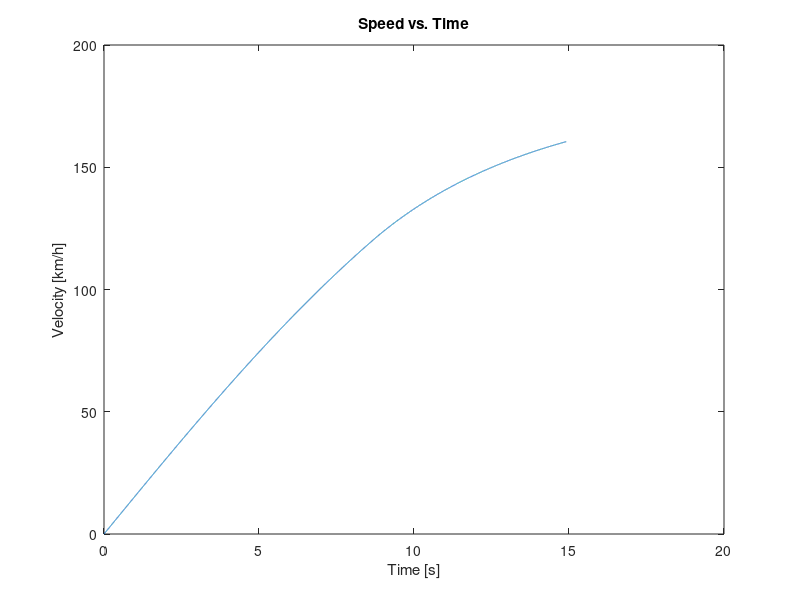

The MATLAB script that drew this image: (Note: this script raises an error after producing the figure.)
%% Time it takes for electric motorcycle to go 1/4 mile

%% Constants
raceDist = 0.25; % miles
raceDist = raceDist*1.60934*1000; % meters
g = 9.81;
thetag = 0; % assume perfectly flat ground

%% Chassis Specs (Honda 2005/2006 VTX1300)
dryWeight = 669; % lbs
passengerWeight = 150; % lbs
meq = dryWeight+passengerWeight; % lbs
meq = meq*0.453592; % kg
A = 29.66; % nt
C = 0.0317; % nt/(km/hr)^2
C = C*3.6*3.6; % nt/(m/s)^2
B = 0; % EPA parameters list does not include B parameter
wheelDiameter = 17; % inches
rw = 0.5*wheelDiameter*0.0254; % meters 
Ngb = 3;
ngb = 0.9;

%% EMRAX 208 SM Motor Specs
ratedSpeed = 4410/Ngb; % RPM
ratedSpeed = rw*2*pi/60*ratedSpeed; % m/s
ratedTorque = 130; % Newton meters
ratedPower = 60000; % Watts 
Jax = 2.4e-6; % kg.m^2

%%Initialize Quarter Mile Simulation
% torque = zeros();
% power = zeros();
% time = zeros();
% v = zeros();

dt = 0.001;
time(1) = 0; %Initial time (s)
v(1) = 0; %Initial speed (m/s)
distance = 0; %Initial distance travelled (m)
i = 1;



while(distance < raceDist)
    if(v(i) < ratedSpeed) %Below rated speed, constant torque mode
        v(i+1) = v(i) + (Ngb*ngb*ratedTorque - rw*(A+C*(v(i))^2))*(1/(rw*meq+Jax/rw))*dt;
         torque(i+1) = ratedTorque;
         power(i+1) = ratedTorque*v(i+1)*Ngb*(1/rw);
    else
        v(i+1) = v(i) + (ngb*(ratedPower*rw*(1/v(i))) - rw*(A+C*(v(i))^2))*(1/(rw*meq+Jax/rw))*dt;
         power(i+1) = ratedPower;
         torque(i+1) = ratedPower*rw/(v(i+1)*Ngb);
    end
    time(i+1) = time(i) + 0.001;
    distance = distance + v(i+1)*dt;
    i = i + 1;
end

%% Plot drive
figure
plot(time, v*3.6)
title("Speed vs. Time")
xlabel('Time [s]')
ylabel('Velocity [km/h]')
%fprintf("The motorcycle completes the quarter-mile in %3f seconds", ) %time it takes to complete the quarter mile

%% Plot Power and Torque Curves
figure
yyaxis right
plot(v*3.6,power/1000)
title("Power and Torque vs. Speed")
xlabel('Speed [km/h]')
ylabel('Power [kW]')
yyaxis left
plot(v*3.6,torque)
ylabel('Torque [N-m]')